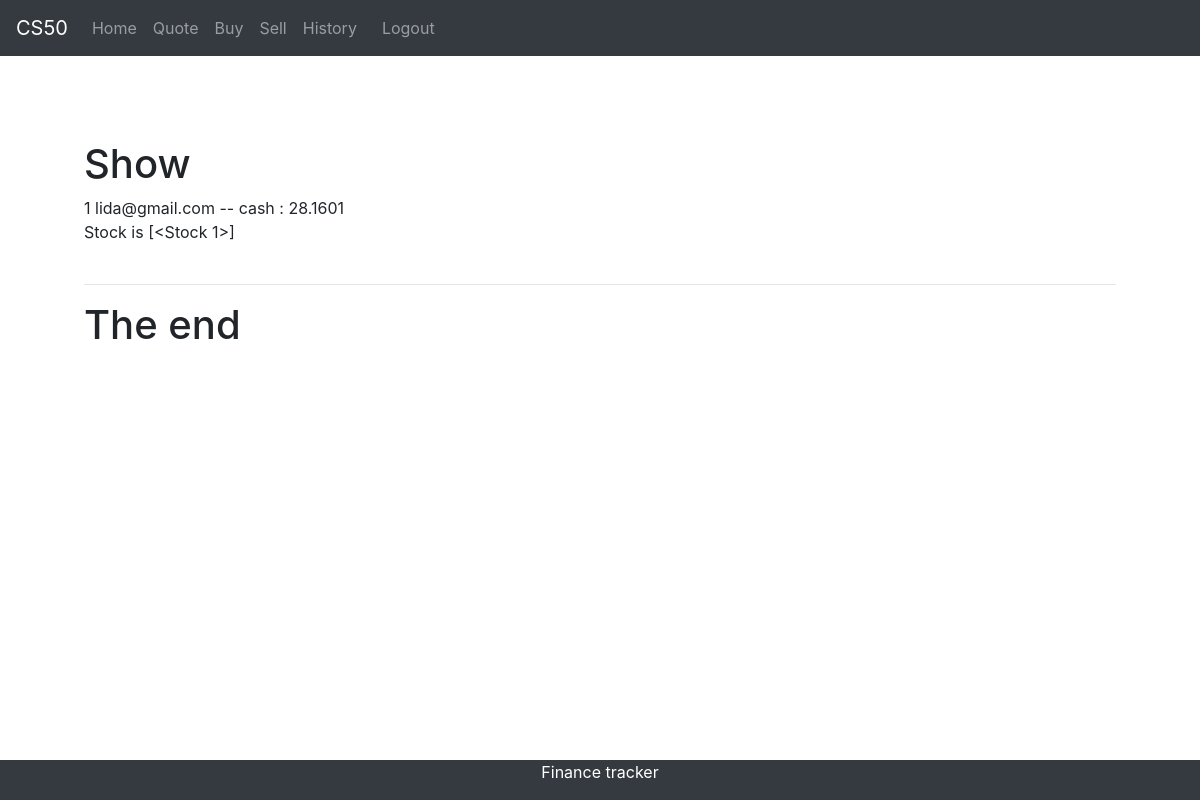
The page /show on the database its author committed.
### main.py (models this page shows)
class User(db.Model):
    __tablename__ = "user"
    id = db.Column(db.Integer, primary_key=True)
    email = db.Column(db.String(50))
    password = db.Column(db.String(100))
    cash_in_hand = db.Column(db.Integer, default=500)
    stock = db.relationship("Stock", backref="owner")

### main.py (the view)
@app.route("/show")
def show():
    show_user = User.query.all()
    return render_template("show.html", show_user=show_user)

### templates/show.html
{% extends "base.html"%} {% block content%}
<h1>Show</h1> {% for i in show_user %} {{i.id}} {{ i.email }} -- cash : {{i.cash_in_hand}}
<br> Stock is {{i.stock}}
<br>
<br>
<hr> {% endfor %}
<h1>The end</h1> {% endblock%}

### static/base.css (style rules this page uses)
body { color:#1864ab; background-color:#f1f3f5; font-size:40px; }

### rows shown on the page
User: id "1", email "lida@gmail.com", cash_in_hand "28.1601", stock "[<Stock 1>]"
